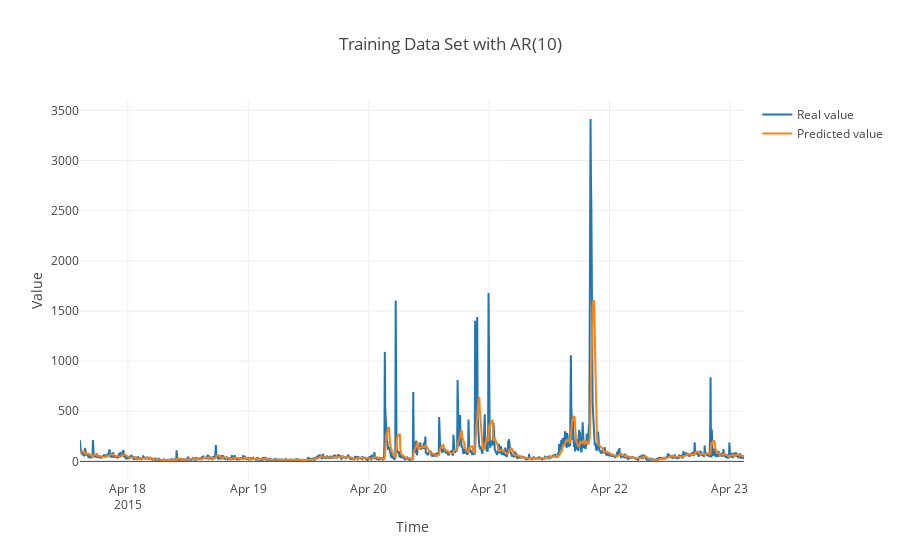

Notebook cell for this chart:
### Code cell
ma_model = MA(10)
ma_model.set_training_data_set(training_set_values)
ma_model.set_training_data_time(training_set_time)

ma_model.set_testing_data_set(testing_set_values)
ma_model.set_testing_data_time(testing_set_time)

prediction = ma_model.get_prediction(ma_model.testing_data_set)

ma_model.plot_result(ma_model.testing_data_time, ma_model.testing_data_set, prediction)

### Figure 1 — Plotly figure (JSON) as saved in the notebook; plotly's stock layout.template omitted (floating-point values rounded to 4 significant figures; data arrays with more than 128 entries replaced by an {"elided": "..."} marker saying what was removed)
{"data": [{"mode": "lines", "name": "Real value", "type": "scatter", "uid": "af55281c-a496-4a3d-8a15-a747485b275f", "x": {"elided": "1589 str values"}, "y": {"elided": "1589 int values"}}, {"mode": "lines", "name": "Predicted value", "type": "scatter", "uid": "75f10c3e-57a6-4e26-bec9-8f7db7cba4f9", "x": {"elided": "1589 str values"}, "y": {"elided": "1589 float values"}}], "layout": {"title": "Training Data Set with AR(10)", "xaxis": {"title": "Time"}, "yaxis": {"title": "Value"}}}
